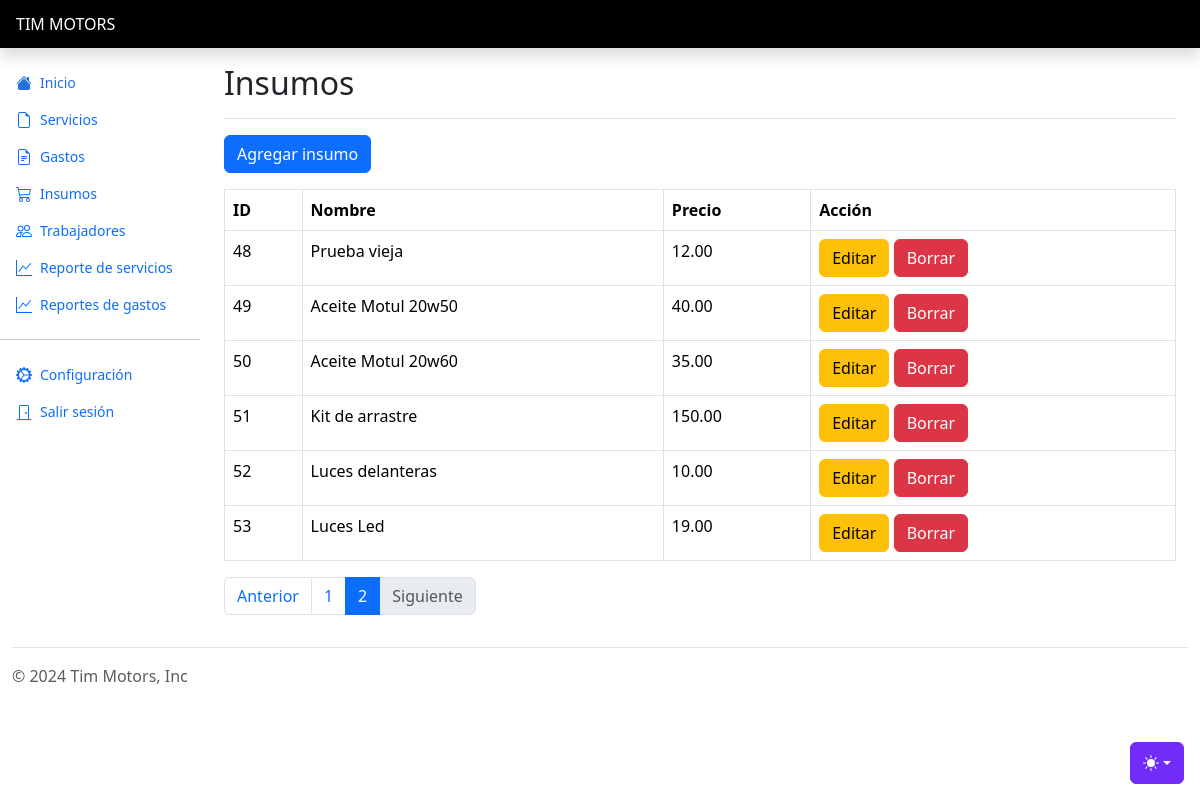
/insumos.php?page=2, run on the app's committed database.
### tables this page shows
CREATE TABLE `insumo` (
  `id` int(11) NOT NULL,
  `nombre` varchar(255) NOT NULL,
  `precio` decimal(10,2) NOT NULL
);

### insumos.php (the view, shortened to what this page needs)
<?php require 'config/config.php'; ?>
<?php include 'includes/header.php'; ?>
</head>
<body>
<?php include 'includes/menu.php' ?>
<main class="col-md-9 ms-sm-auto col-lg-10 px-md-4">
    <div class="d-flex justify-content-between flex-wrap flex-md-nowrap align-items-center pt-3 pb-2 mb-3 border-bottom">
        <h1 class="h2">Insumos</h1>
    </div>
    <a href="#" data-bs-toggle="modal" data-bs-target="#nuevoModal" class="btn btn-primary mb-3">Agregar insumo</a>
    <?php
    $limit = 7;
    $page = isset($_GET['page']) ? $_GET['page'] : 1;
    $offset = ($page - 1) * $limit;
    $total = $pdo->query('SELECT COUNT(*) FROM insumo')->fetchColumn();
    $total_pages = ceil($total / $limit);
    $stmt = $pdo->prepare('SELECT * FROM insumo LIMIT :limit OFFSET :offset');
    $stmt->bindParam(':limit', $limit, PDO::PARAM_INT);
    $stmt->bindParam(':offset', $offset, PDO::PARAM_INT);
    $stmt->execute();
    ?>
    <table class="table table-bordered">
        <thead>
            <tr>
                <th>ID</th>
                <th>Nombre</th>
                <th>Precio</th>
                <th>Acción</th>
            </tr>
        </thead>
        <tbody>
            <?php while ($row = $stmt->fetch(PDO::FETCH_ASSOC)) : ?>
                <tr>
                    <td><?= $row['id'] ?></td>
                    <td><?= $row['nombre'] ?></td>
                    <td><?= $row['precio'] ?></td>
                    <td>
                        <a href="#" class="btn btn-warning" data-bs-toggle="modal" data-bs-target="#updateModal"
                            data-id="<?= $row['id'] ?>"
                            data-nombre="<?= $row['nombre'] ?>"
                            data-precio="<?= $row['precio'] ?>">Editar</a>
                        <a href="includes/insumos/delete_insumo.php?id=<?= $row['id'] ?>"
                           onclick="return confirmDeletion(<?= $row['id'] ?>);"
                           class="btn btn-danger">Borrar</a>
                    </td>
                </tr>
            <?php endwhile; ?>
        </tbody>
    </table>
    <nav>
        <ul class="pagination">
            <li class="page-item <?= $page == 1 ? 'disabled' : '' ?>">
                <a class="page-link" href="?page=<?= $page - 1 ?>">Anterior</a>
            </li>
            <?php for ($i = 1; $i <= $total_pages; $i++) : ?>
                <li class="page-item <?= $i == $page ? 'active' : '' ?>">
                    <a class="page-link" href="?page=<?= $i ?>"><?= $i ?></a>
                </li>
            <?php endfor; ?>
            <li class="page-item <?= $page == $total_pages ? 'disabled' : '' ?>">
                <a class="page-link" href="?page=<?= $page + 1 ?>">Siguiente</a>
            </li>
        </ul>
    </nav>
</main>
<?php include 'includes/footer.php'; ?>
</body>
</html>

### css/sign-in.css (style rules this page uses)
html, body { height: 100%; }

### css/style.css (style rules this page uses)
body { display: flex; flex-direction: column; min-height: 100vh; }
main { flex-grow: 1; padding-bottom: 1rem; }

### data on the page
insumo: id "48", nombre "Prueba vieja", precio "12.00"
insumo: id "49", nombre "Aceite Motul 20w50", precio "40.00"
insumo: id "50", nombre "Aceite Motul 20w60", precio "35.00"
insumo: id "51", nombre "Kit de arrastre", precio "150.00"
insumo: id "52", nombre "Luces delanteras", precio "10.00"
insumo: id "53", nombre "Luces Led", precio "19.00"
